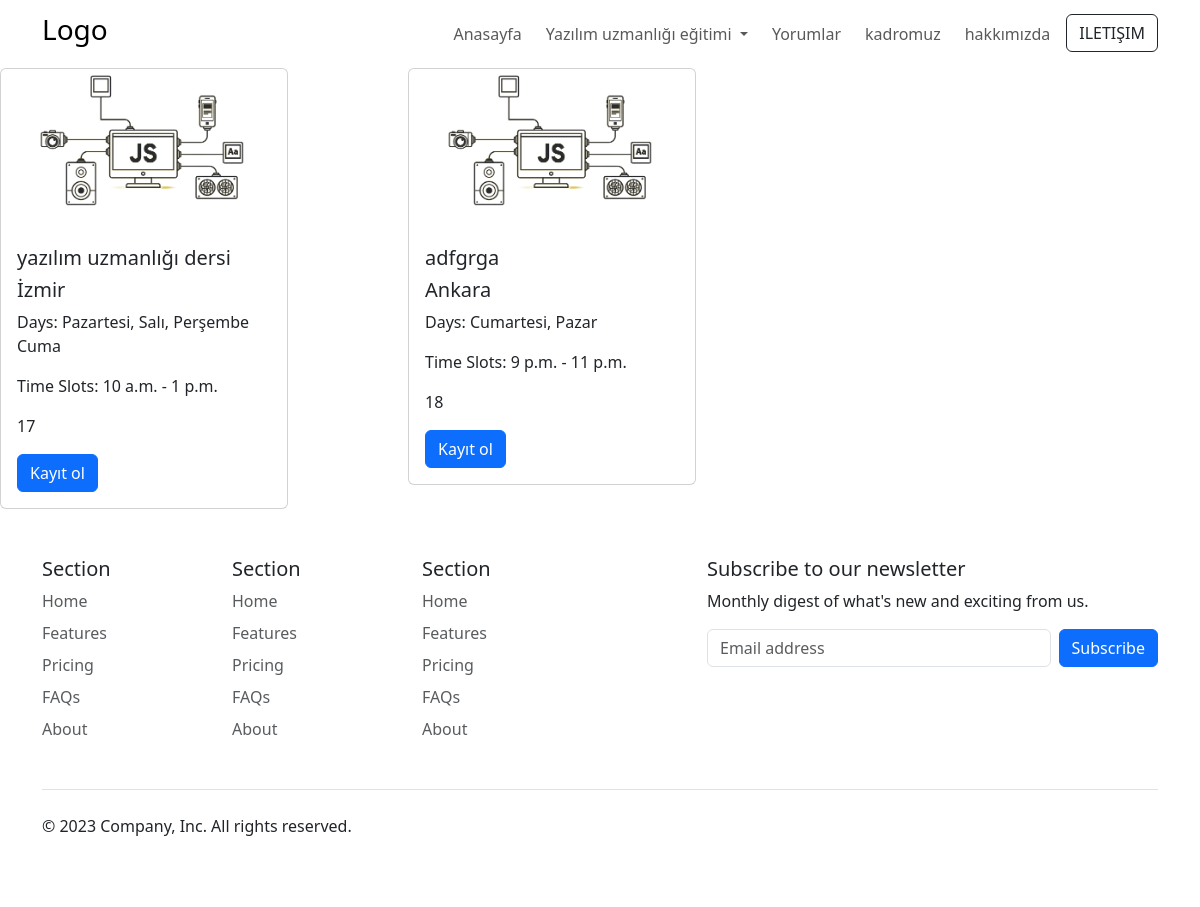
The app's page /egitimler/, older data.
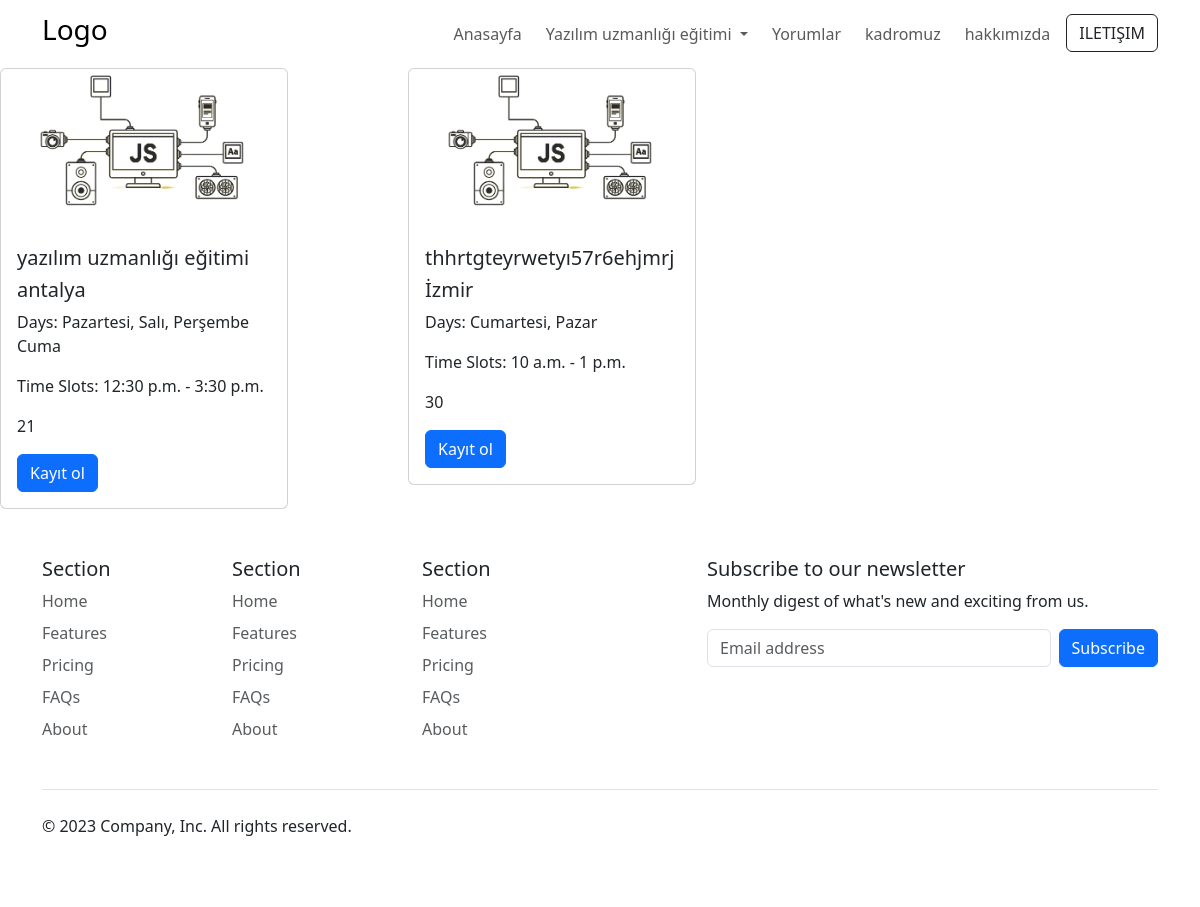
The same page, newer data.
### ders/models.py (models this page shows, shortened)
class EduProgram(models.Model):
  title = models.CharField(max_length=100)
  quota = models.IntegerField()
  price = models.DecimalField(max_digits=10,decimal_places=2)
  city = models.ForeignKey(City, on_delete=models.CASCADE)
  days = models.ManyToManyField(Day)
  time_slots = models.ManyToManyField(TimeSlot)

class City(models.Model):
  title = models.CharField(max_length=20)
  def __str__(self):
    return f'{self.title}'

class Day(models.Model):
    name = models.CharField(max_length=50, choices=(
        ('Pazartesi, Salı, Perşembe Cuma', 'Pazartesi, Salı, Perşembe Cuma'),
        ('Cumartesi, Pazar', 'Cumartesi Pazar')
    ))

class TimeSlot(models.Model):
    start_time = models.TimeField()
    end_time = models.TimeField()

### pages/views.py (the view)
# urls.py: path('egitimler/', egitim, name='egitimlerPage')
def egitim(request):
  ders = EduProgram.objects.all()
  return render(request, 'egitimler.html',{
     'ders': ders
  })

### pages/templates/egitimler.html (shortened to what this page needs)
{% extends "core/base.html" %}
{% load static %}
{% block content %}
{% include "partials/_navbar.html" %}
<main>
<div class="row">
    {% for dersler in ders %}
    <div class="col-md-4 col-sm-6">
      {% include "partials/_dersler.html" %}
    </div>
    {% endfor %}
</div>
</main>
{% endblock content %}

### templates/partials/_dersler.html (shortened to what this page needs)
{% load static %}
<div class="card" style="width: 18rem;">
  <img src="{% static 'images/javascript.png' %}" class="card-img-top" alt="">
  <div class="card-body">
    <h5 class="card-title">{{dersler.title}}</h5>
    <h5 class="card-title">{{dersler.city}}</h5>
    <p class="card-text">
      Days:
      {% for day in dersler.days.all %}
          {{ day.name }}
      {% endfor %}
  </p>
  <p class="card-text">
    Time Slots:
    {% for time_slot in dersler.time_slots.all %}
        {{ time_slot.start_time }} - {{ time_slot.end_time }}
    {% endfor %}
    <p class="card-text">{{dersler.quota}}</p>
    <a href="#" class="btn btn-primary">Kayıt ol</a>
  </div>
</div>

Row changes from the older to the newer data that the page shows:
removed EduProgram: title "yazılım uzmanlığı dersi", city "İzmir", quota "17", Day (name "Pazartesi, Salı, Perşembe Cuma"), TimeSlot (start_time "10 a.m.", end_time "1 p.m.")
removed EduProgram: title "adfgrga", city "Ankara", quota "18", Day (name "Cumartesi, Pazar")
no longer on this page (row unchanged): TimeSlot: start_time "9 p.m.", end_time "11 p.m.", shown under "adfgrga"
added EduProgram: title "yazılım uzmanlığı eğitimi", city "antalya", quota "21", Day (name "Pazartesi, Salı, Perşembe Cuma")
added TimeSlot: start_time "12:30 p.m.", end_time "3:30 p.m.", shown under "yazılım uzmanlığı eğitimi"
added EduProgram: title "thhrtgteyrwetyı57r6ehjmrj", city "İzmir", quota "30", Day (name "Cumartesi, Pazar"), TimeSlot (start_time "10 a.m.", end_time "1 p.m.")
